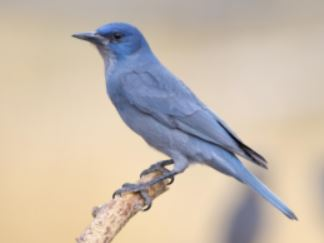
#> input picture Resim-Bölütleme/bird.JPG, 324 x 243 px, found by its file name
$ python image_segmentaiton.py
#> lines starting #> are read from the running program, lines starting #| are printed output that depends on the picture; after the words box and inside, x2 and y2 are one past the last pixel; in counts of white or black regions, pixels touching at a corner belong together
# -*- coding: utf-8 -*-
"""
Created on Tue Feb 23 08:29:07 2021

@author: oguz
"""
# https://realpython.com/python-opencv-color-spaces/
# https://medium.com/srm-mic/color-segmentation-using-opencv-93efa7ac93e2

import cv2
import numpy as np
import matplotlib.pyplot as plt
from Graph3D import Visualize3D_RGB as vis3d_rgb
from Graph3D import Visualize3D_HSV as vis3d_hsv
from Graph3D import hsvDisplayer as hsv_disp


img = cv2.imread("bird.jpg")
#> img is the input picture: shape (243, 324, 3); mean B, G, R 172.9, 187.1, 199.8
#print(img)
img_rgb = cv2.cvtColor(img, cv2.COLOR_BGR2RGB)
img_hsv = cv2.cvtColor(img, cv2.COLOR_BGR2HSV)
#> img_hsv: shape (243, 324, 3); mean H, S, V 34.8, 52.2, 207.6

# vis3d_rgb(img_rgb)
# vis3d_hsv(img_hsv)

lower_blue = (55,0,0)
upper_blue = (118,255,255)

mask = cv2.inRange(img_hsv,lower_blue,upper_blue)
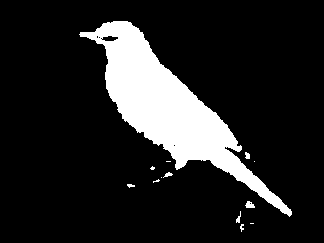
#> mask: shape (243, 324); 14.2% white; 13 white regions (7 under 20 px), largest, box (x1, y1, x2, y2) and area: (79, 21, 292, 217) 10981, (245, 201, 255, 208) 48, (245, 152, 250, 159) 28, (163, 172, 173, 178) 28, (236, 211, 241, 223) 28, (127, 184, 135, 188) 21
# cv2.imshow("MAsk", mask)
result = cv2.bitwise_and(img_rgb, img_rgb, mask=mask)
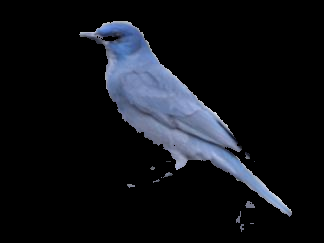
#> result: shape (243, 324, 3); mean R, G, B 16.2, 18.5, 23.7
# cv2.imshow("result", result)


plt.subplot(1,2,1)
plt.imshow(mask, cmap="gray")

plt.subplot(1,2,2)
plt.imshow(result)

plt.show()
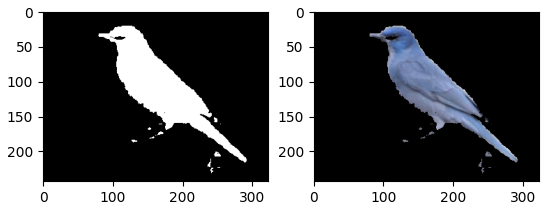
#> figure drawn by matplotlib, 2 panels
